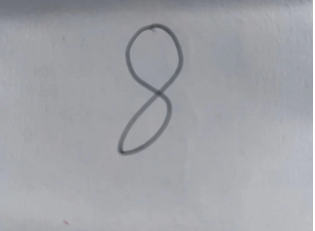
#> input picture 8.png, 315 x 231 px
$ python imageexchagne.py
#> lines starting #> are read from the running program, lines starting #| are printed output that depends on the picture; after the words box and inside, x2 and y2 are one past the last pixel; in counts of white or black regions, pixels touching at a corner belong together
import numpy as np
from PIL import Image

def printArr(imgarr:[]):
    for i in range(28):
        for j in range(28):
            print(str(img_arr[i][j]), end='\t')
        print("\n")

image_path = "8.png"
img = Image.open(image_path)
#> img is the input picture: PIL image 315x231 RGB; mean R, G, B 160.9, 162.4, 167.5
img = img.resize((28, 28))
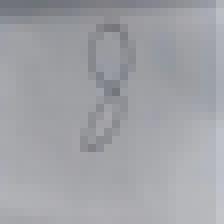
#> img: PIL image 28x28 RGB (shown 8 times larger); mean R, G, B 160.8, 162.2, 167.4
img_arr = np.array(img.convert("L"))
printArr(img_arr)
#> the loop in printArr, `for i in range(28):` made 28 passes
#| 115	115	115	114	114	115	117	117	118	120	123	124	127	128	127	127	127	131	133	135	137	140	144	147	151	153	157	179
#| 123	122	122	122	124	127	129	129	130	133	136	138	138	140	142	143	145	148	149	152	154	158	162	165	169	170	173	190
#| 142	141	140	139	142	142	144	145	145	146	147	148	149	141	143	154	156	157	159	159	160	162	167	168	171	172	171	188
#| 157	157	156	154	152	151	151	152	152	152	153	153	133	122	119	140	156	156	158	157	158	161	164	166	167	168	167	181
#| 161	162	162	161	157	154	154	153	154	154	155	143	141	156	151	127	153	155	156	156	156	157	162	162	164	166	166	178
#| 161	161	161	161	159	156	155	154	155	155	154	136	154	155	156	135	146	157	155	154	154	155	160	161	162	163	163	178
#| 161	162	161	161	161	159	157	155	156	156	153	137	155	155	156	144	141	158	156	154	152	153	157	160	161	162	162	177
#| 164	163	161	160	159	159	157	156	157	157	155	136	156	155	155	146	139	158	156	154	153	152	156	159	160	161	161	176
#> (further printed lines are left out)

for i in range(28):
    for j in range(28):
        if img_arr[i][j] > 150:
            img_arr[i][j] = 0
        else:
            img_arr[i][j] = 255
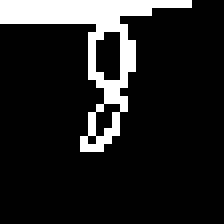
#> img_arr: shape (28, 28) (shown 8 times larger); 13.3% white; 1 white region, box (x1, y1, x2, y2) and area: (0, 0, 24, 19) 104

printArr(img_arr)
#> the loop in printArr (call 2), `for i in range(28):` made 28 passes
#| 255	255	255	255	255	255	255	255	255	255	255	255	255	255	255	255	255	255	255	255	255	255	255	255	0	0	0	0
#| 255	255	255	255	255	255	255	255	255	255	255	255	255	255	255	255	255	255	255	0	0	0	0	0	0	0	0	0
#| 255	255	255	255	255	255	255	255	255	255	255	255	255	255	255	0	0	0	0	0	0	0	0	0	0	0	0	0
#| 0	0	0	0	0	0	0	0	0	0	0	0	255	255	255	255	0	0	0	0	0	0	0	0	0	0	0	0
#| 0	0	0	0	0	0	0	0	0	0	0	255	255	0	0	255	0	0	0	0	0	0	0	0	0	0	0	0
#| 0	0	0	0	0	0	0	0	0	0	0	255	0	0	0	255	255	0	0	0	0	0	0	0	0	0	0	0
#| 0	0	0	0	0	0	0	0	0	0	0	255	0	0	0	255	255	0	0	0	0	0	0	0	0	0	0	0
#| 0	0	0	0	0	0	0	0	0	0	0	255	0	0	0	255	255	0	0	0	0	0	0	0	0	0	0	0
#> (further printed lines are left out)
